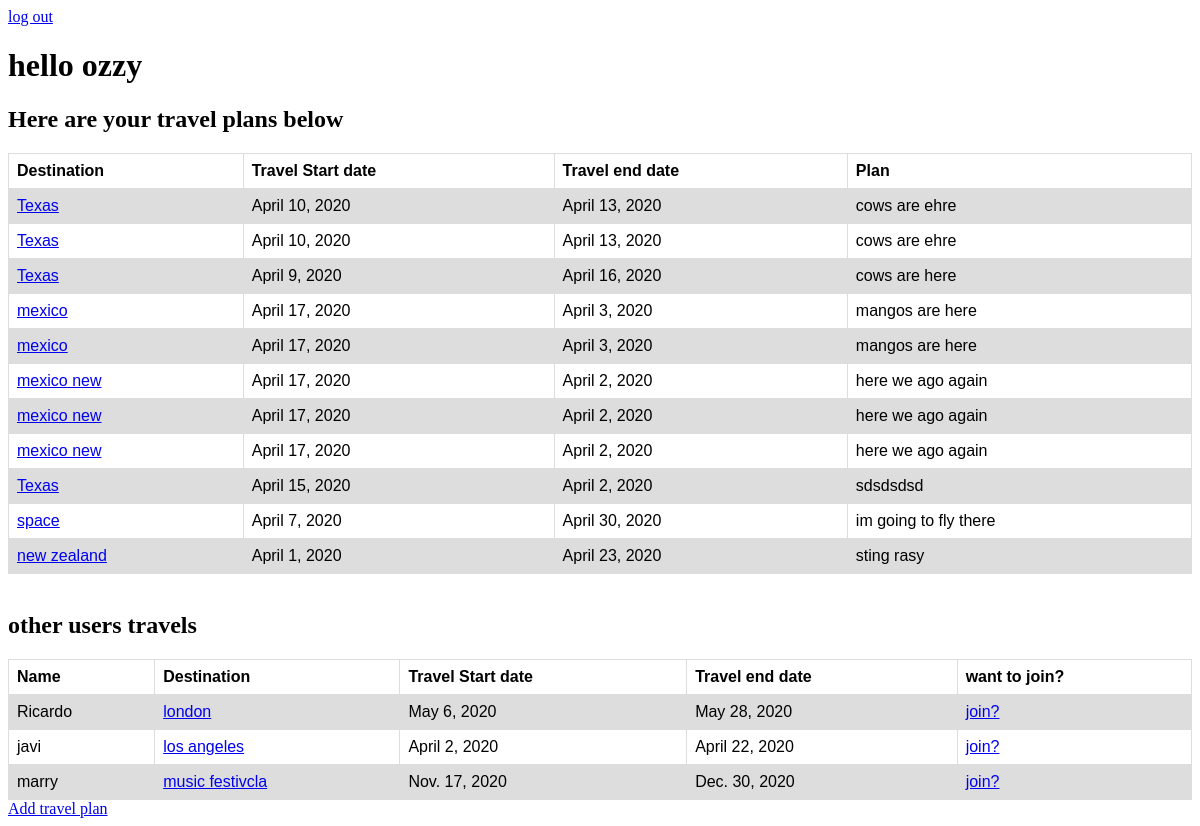
Page /travels (signed in) on the committed database.
### travelapp/models.py (models this page shows)
class users (models.Model):
    first_name = models.CharField(max_length=255)
    username = models.CharField(max_length=255)
    password = models.CharField(max_length=55)
    created_at = models.DateTimeField(auto_now_add=True)
    updated_at = models.DateTimeField(auto_now=True)
    objects = usermanager()

class trips (models.Model):
    destination= models.CharField(max_length=255)
    description= models.CharField(max_length=455)
    startdate = models.DateField()
    enddate = models.DateField()
    uploader =models.ForeignKey(users, related_name='trips_uploaded', on_delete = models.CASCADE)
    attedning=models.ManyToManyField(users, related_name='going')
    created_at = models.DateTimeField(auto_now_add=True)
    updated_at = models.DateTimeField(auto_now=True)
    objects = tripManager()

### travelapp/views.py (the view)
# urls.py: path('travels', views.homeview ),
def homeview (request):
    if 'loggedinId' not in request.session:
        return redirect ('/')
    else:
        activeuser = users.objects.get(id=request.session['loggedinId'])
        context = {
            'myinfo':activeuser,
            'mytrips':trips.objects.filter(Q(uploader = activeuser) | Q(attedning =activeuser)),
            'notmytrips':trips.objects.exclude(Q(uploader = activeuser) | Q(attedning =activeuser))
        }
        return render (request,'home.html', context)

### travelapp/templates/home.html (shortened to what this page needs)
<!DOCTYPE html>
<html lang="en">
<head>
</head>
<body>
    <header><a href="/logout">log out</a></header>
    <h1>hello {{myinfo.first_name}} </h1>
    <h2>Here are your travel plans below</h2>
    <table style="width:100%">
        <tr>
            <th>Destination</th>
            <th>Travel Start date</th>
            <th>Travel end date</th>
            <th>Plan</th>
        </tr>
        {% for i in mytrips %}
        <tr>
            <td>
                <a href="travels/destination/{{i.id}}">{{i.destination}}</a>
            </td>
            <td>
                {{i.startdate}}
            </td>
            <td>
                {{i.enddate}}
            </td>
            <td>
                {{i.description}}
            </td>
        </tr>
        {% endfor %}
    </table>
    <br>
    <h2>other users travels</h2>
    <table style="width:100%">
        <tr>
            <th>Name</th>
            <th>Destination</th>
            <th>Travel Start date</th>
            <th>Travel end date</th>
            <th>want to join?</th>
        </tr>
        {% for i in notmytrips %}
        <tr>
            <td>
                {{i.uploader.first_name}}
            </td>
            <td>
                <a href="travels/destination/{{i.id}}">{{i.destination}}</a>
            </td>
            <td>
                {{i.startdate}}
            </td>
            <td>
                {{i.enddate}}
            </td>
            <td>
                <a href="/join/{{i.id}}">join?</a>
            </td>
        </tr>
        {% endfor %}
    </table>
    <a href="/travels/add">Add travel plan</a>
</body>
</html>

### travelapp/templates/home.html (style rules this page uses)
* { vertical-align: top; }
td { text-align: center; }
table { font-family: arial, sans-serif; border-collapse: collapse; width: 100%; }
td, th { border: 1px solid #dddddd; text-align: left; padding: 8px; }
tr:nth-child(even) { background-color: #dddddd; }

### rows in the picture
users: first_name "ozzy"
trips: destination "Texas", startdate "April 10, 2020", enddate "April 13, 2020", description "cows are ehre"
trips: destination "Texas", startdate "April 9, 2020", enddate "April 16, 2020", description "cows are here"
trips: destination "mexico", startdate "April 17, 2020", enddate "April 3, 2020", description "mangos are here"
trips: destination "mexico new", startdate "April 17, 2020", enddate "April 2, 2020", description "here we ago again"
trips: destination "Texas", startdate "April 15, 2020", enddate "April 2, 2020", description "sdsdsdsd"
trips: destination "space", startdate "April 7, 2020", enddate "April 30, 2020", description "im going to fly there"
trips: destination "new zealand", startdate "April 1, 2020", enddate "April 23, 2020", description "sting rasy"
trips: uploader.first_name "Ricardo", destination "london", startdate "May 6, 2020", enddate "May 28, 2020"
trips: uploader.first_name "javi", destination "los angeles", startdate "April 2, 2020", enddate "April 22, 2020"
trips: uploader.first_name "marry", destination "music festivcla", startdate "Nov. 17, 2020", enddate "Dec. 30, 2020"
